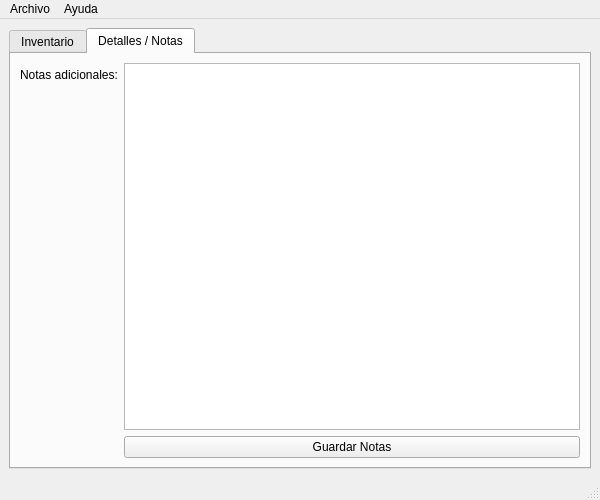
<?xml version="1.0" encoding="UTF-8"?>
<ui version="4.0">
 <class>MainWindow</class>
 <widget class="QMainWindow" name="MainWindow">
  <property name="geometry">
   <rect>
    <x>0</x>
    <y>0</y>
    <width>600</width>
    <height>500</height>
   </rect>
  </property>
  <property name="windowTitle">
   <string>Tema 16: Tablas, Menús y Pestañas</string>
  </property>
  <widget class="QWidget" name="centralwidget">
   <layout class="QVBoxLayout" name="verticalLayout">
    <item>
     <widget class="QTabWidget" name="tabWidget">
      <property name="currentIndex">
       <number>1</number>
      </property>
      <widget class="QWidget" name="tab_inventario">
       <attribute name="title">
        <string>Inventario</string>
       </attribute>
       <layout class="QVBoxLayout" name="verticalLayout_tab1">
        <item>
         <widget class="QLabel" name="label_info">
          <property name="font">
           <font>
            <bold>true</bold>
           </font>
          </property>
          <property name="text">
           <string>Listado de productos disponibles (QTableWidget)</string>
          </property>
         </widget>
        </item>
        <item>
         <widget class="QTableWidget" name="tabla_productos">
          <property name="alternatingRowColors">
           <bool>true</bool>
          </property>
          <property name="selectionBehavior">
           <enum>QAbstractItemView::SelectionBehavior::SelectRows</enum>
          </property>
          <column>
           <property name="text">
            <string>ID</string>
           </property>
          </column>
          <column>
           <property name="text">
            <string>Producto</string>
           </property>
          </column>
          <column>
           <property name="text">
            <string>Categoría</string>
           </property>
          </column>
          <column>
           <property name="text">
            <string>Precio ($)</string>
           </property>
          </column>
         </widget>
        </item>
        <item>
         <layout class="QHBoxLayout" name="horizontalLayout">
          <item>
           <widget class="QPushButton" name="btn_agregar">
            <property name="text">
             <string>+ Añadir Fila</string>
            </property>
           </widget>
          </item>
          <item>
           <widget class="QPushButton" name="btn_eliminar">
            <property name="styleSheet">
             <string notr="true"/>
            </property>
            <property name="text">
             <string>- Eliminar Fila</string>
            </property>
           </widget>
          </item>
         </layout>
        </item>
       </layout>
      </widget>
      <widget class="QWidget" name="tab_detalle">
       <attribute name="title">
        <string>Detalles / Notas</string>
       </attribute>
       <layout class="QFormLayout" name="formLayout">
        <item row="0" column="0">
         <widget class="QLabel" name="label_nota">
          <property name="text">
           <string>Notas adicionales:</string>
          </property>
         </widget>
        </item>
        <item row="0" column="1">
         <widget class="QTextEdit" name="txt_notas"/>
        </item>
        <item row="1" column="1">
         <widget class="QPushButton" name="btn_guardar_notas">
          <property name="text">
           <string>Guardar Notas</string>
          </property>
         </widget>
        </item>
       </layout>
      </widget>
     </widget>
    </item>
   </layout>
  </widget>
  <widget class="QMenuBar" name="menubar">
   <property name="geometry">
    <rect>
     <x>0</x>
     <y>0</y>
     <width>600</width>
     <height>33</height>
    </rect>
   </property>
   <widget class="QMenu" name="menu_archivo">
    <property name="title">
     <string>Archivo</string>
    </property>
    <addaction name="action_nuevo"/>
    <addaction name="separator"/>
    <addaction name="action_salir"/>
   </widget>
   <widget class="QMenu" name="menu_ayuda">
    <property name="title">
     <string>Ayuda</string>
    </property>
    <addaction name="action_acerca_de"/>
   </widget>
   <addaction name="menu_archivo"/>
   <addaction name="menu_ayuda"/>
  </widget>
  <widget class="QStatusBar" name="statusbar"/>
  <action name="action_salir">
   <property name="text">
    <string>Salir</string>
   </property>
   <property name="shortcut">
    <string>Ctrl+Q</string>
   </property>
  </action>
  <action name="action_nuevo">
   <property name="text">
    <string>Nuevo Inventario</string>
   </property>
  </action>
  <action name="action_acerca_de">
   <property name="text">
    <string>Acerca de...</string>
   </property>
  </action>
 </widget>
 <resources/>
 <connections/>
</ui>
